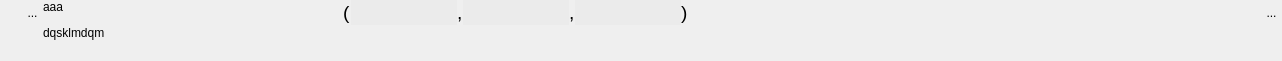
<?xml version="1.0" encoding="UTF-8"?>
<ui version="4.0">
 <class>WidgetTuple3</class>
 <widget class="QWidget" name="WidgetTuple3">
  <property name="geometry">
   <rect>
    <x>0</x>
    <y>0</y>
    <width>1282</width>
    <height>61</height>
   </rect>
  </property>
  <property name="sizePolicy">
   <sizepolicy hsizetype="Preferred" vsizetype="Minimum">
    <horstretch>0</horstretch>
    <verstretch>0</verstretch>
   </sizepolicy>
  </property>
  <property name="minimumSize">
   <size>
    <width>0</width>
    <height>0</height>
   </size>
  </property>
  <property name="windowTitle">
   <string>Form</string>
  </property>
  <layout class="QHBoxLayout" name="horizontalLayout_3">
   <property name="spacing">
    <number>0</number>
   </property>
   <property name="leftMargin">
    <number>1</number>
   </property>
   <property name="topMargin">
    <number>0</number>
   </property>
   <property name="rightMargin">
    <number>0</number>
   </property>
   <property name="bottomMargin">
    <number>1</number>
   </property>
   <item>
    <layout class="QVBoxLayout" name="verticalLayout_2">
     <property name="spacing">
      <number>0</number>
     </property>
     <item>
      <layout class="QHBoxLayout" name="horizontalLayout_2">
       <property name="spacing">
        <number>0</number>
       </property>
       <property name="sizeConstraint">
        <enum>QLayout::SetFixedSize</enum>
       </property>
       <item>
        <spacer name="horizontalSpacer_3">
         <property name="orientation">
          <enum>Qt::Horizontal</enum>
         </property>
         <property name="sizeType">
          <enum>QSizePolicy::Fixed</enum>
         </property>
         <property name="sizeHint" stdset="0">
          <size>
           <width>21</width>
           <height>20</height>
          </size>
         </property>
        </spacer>
       </item>
       <item>
        <widget class="MonBoutonValide" name="RBValide">
         <property name="minimumSize">
          <size>
           <width>21</width>
           <height>25</height>
          </size>
         </property>
         <property name="maximumSize">
          <size>
           <width>21</width>
           <height>25</height>
          </size>
         </property>
         <property name="focusPolicy">
          <enum>Qt::ClickFocus</enum>
         </property>
         <property name="toolTip">
          <string>Affiche le rapport de validation du mot-clef</string>
         </property>
         <property name="styleSheet">
          <string notr="true">border : 0px</string>
         </property>
         <property name="text">
          <string>...</string>
         </property>
         <property name="icon">
          <iconset>
           <normaloff>../Editeur/icons/ast-green-ball.png</normaloff>../Editeur/icons/ast-green-ball.png</iconset>
         </property>
         <property name="iconSize">
          <size>
           <width>25</width>
           <height>25</height>
          </size>
         </property>
        </widget>
       </item>
      </layout>
     </item>
     <item>
      <spacer name="verticalSpacer_2">
       <property name="orientation">
        <enum>Qt::Vertical</enum>
       </property>
       <property name="sizeHint" stdset="0">
        <size>
         <width>20</width>
         <height>5</height>
        </size>
       </property>
      </spacer>
     </item>
    </layout>
   </item>
   <item>
    <widget class="MonLabelClic" name="label">
     <property name="sizePolicy">
      <sizepolicy hsizetype="Fixed" vsizetype="Preferred">
       <horstretch>0</horstretch>
       <verstretch>0</verstretch>
      </sizepolicy>
     </property>
     <property name="minimumSize">
      <size>
       <width>300</width>
       <height>25</height>
      </size>
     </property>
     <property name="maximumSize">
      <size>
       <width>178</width>
       <height>16777215</height>
      </size>
     </property>
     <property name="frameShape">
      <enum>QFrame::NoFrame</enum>
     </property>
     <property name="text">
      <string>&lt;html&gt;&lt;head/&gt;&lt;body&gt;&lt;p&gt;aaa&lt;/p&gt;&lt;p&gt;dqsklmdqm&lt;/p&gt;&lt;/body&gt;&lt;/html&gt;</string>
     </property>
     <property name="scaledContents">
      <bool>false</bool>
     </property>
     <property name="alignment">
      <set>Qt::AlignLeading|Qt::AlignLeft|Qt::AlignTop</set>
     </property>
    </widget>
   </item>
   <item>
    <layout class="QVBoxLayout" name="verticalLayout">
     <item>
      <layout class="QHBoxLayout" name="horizontalLayout">
       <item>
        <widget class="QLabel" name="label_2">
         <property name="text">
          <string>&lt;html&gt;&lt;head/&gt;&lt;body&gt;&lt;p&gt;&lt;span style=&quot; font-size:14pt;&quot;&gt;(&lt;/span&gt;&lt;/p&gt;&lt;/body&gt;&lt;/html&gt;</string>
         </property>
        </widget>
       </item>
       <item>
        <widget class="QLineEdit" name="lineEditVal1">
         <property name="sizePolicy">
          <sizepolicy hsizetype="Preferred" vsizetype="Fixed">
           <horstretch>0</horstretch>
           <verstretch>0</verstretch>
          </sizepolicy>
         </property>
         <property name="minimumSize">
          <size>
           <width>0</width>
           <height>25</height>
          </size>
         </property>
         <property name="maximumSize">
          <size>
           <width>805</width>
           <height>16777215</height>
          </size>
         </property>
         <property name="styleSheet">
          <string notr="true">background:rgb(235,235,235);
border:0px;</string>
         </property>
        </widget>
       </item>
       <item>
        <widget class="QLabel" name="label_4">
         <property name="text">
          <string>&lt;html&gt;&lt;head/&gt;&lt;body&gt;&lt;p&gt;&lt;span style=&quot; font-size:14pt;&quot;&gt;,&lt;/span&gt;&lt;/p&gt;&lt;/body&gt;&lt;/html&gt;</string>
         </property>
        </widget>
       </item>
       <item>
        <widget class="QLineEdit" name="lineEditVal2">
         <property name="sizePolicy">
          <sizepolicy hsizetype="Preferred" vsizetype="Fixed">
           <horstretch>0</horstretch>
           <verstretch>0</verstretch>
          </sizepolicy>
         </property>
         <property name="minimumSize">
          <size>
           <width>0</width>
           <height>25</height>
          </size>
         </property>
         <property name="maximumSize">
          <size>
           <width>805</width>
           <height>16777215</height>
          </size>
         </property>
         <property name="focusPolicy">
          <enum>Qt::StrongFocus</enum>
         </property>
         <property name="styleSheet">
          <string notr="true">background:rgb(235,235,235);
border:0px;</string>
         </property>
        </widget>
       </item>
       <item>
        <widget class="QLabel" name="label_3">
         <property name="text">
          <string>&lt;html&gt;&lt;head/&gt;&lt;body&gt;&lt;p&gt;&lt;span style=&quot; font-size:14pt;&quot;&gt;,&lt;/span&gt;&lt;/p&gt;&lt;/body&gt;&lt;/html&gt;</string>
         </property>
        </widget>
       </item>
       <item>
        <widget class="QLineEdit" name="lineEditVal3">
         <property name="sizePolicy">
          <sizepolicy hsizetype="Preferred" vsizetype="Fixed">
           <horstretch>0</horstretch>
           <verstretch>0</verstretch>
          </sizepolicy>
         </property>
         <property name="minimumSize">
          <size>
           <width>0</width>
           <height>25</height>
          </size>
         </property>
         <property name="maximumSize">
          <size>
           <width>805</width>
           <height>16777215</height>
          </size>
         </property>
         <property name="focusPolicy">
          <enum>Qt::StrongFocus</enum>
         </property>
         <property name="styleSheet">
          <string notr="true">background:rgb(235,235,235);
border:0px;</string>
         </property>
        </widget>
       </item>
       <item>
        <widget class="QLabel" name="label_5">
         <property name="text">
          <string>&lt;html&gt;&lt;head/&gt;&lt;body&gt;&lt;p&gt;&lt;span style=&quot; font-size:14pt;&quot;&gt;)&lt;/span&gt;&lt;/p&gt;&lt;/body&gt;&lt;/html&gt;</string>
         </property>
        </widget>
       </item>
       <item>
        <spacer name="horizontalSpacer">
         <property name="orientation">
          <enum>Qt::Horizontal</enum>
         </property>
         <property name="sizeHint" stdset="0">
          <size>
           <width>40</width>
           <height>20</height>
          </size>
         </property>
        </spacer>
       </item>
       <item>
        <widget class="QToolButton" name="RBPoubelle">
         <property name="minimumSize">
          <size>
           <width>21</width>
           <height>25</height>
          </size>
         </property>
         <property name="maximumSize">
          <size>
           <width>21</width>
           <height>25</height>
          </size>
         </property>
         <property name="focusPolicy">
          <enum>Qt::ClickFocus</enum>
         </property>
         <property name="toolTip">
          <string>Détruit le mot-clef</string>
         </property>
         <property name="styleSheet">
          <string notr="true">border : 0px</string>
         </property>
         <property name="text">
          <string>...</string>
         </property>
         <property name="icon">
          <iconset>
           <normaloff>../Editeur/icons/deleteRond.png</normaloff>../Editeur/icons/deleteRond.png</iconset>
         </property>
         <property name="iconSize">
          <size>
           <width>25</width>
           <height>25</height>
          </size>
         </property>
        </widget>
       </item>
      </layout>
     </item>
     <item>
      <spacer name="verticalSpacer">
       <property name="orientation">
        <enum>Qt::Vertical</enum>
       </property>
       <property name="sizeHint" stdset="0">
        <size>
         <width>20</width>
         <height>13</height>
        </size>
       </property>
      </spacer>
     </item>
    </layout>
   </item>
  </layout>
 </widget>
 <customwidgets>
  <customwidget>
   <class>MonBoutonValide</class>
   <extends>QToolButton</extends>
   <header>monBoutonValide.h</header>
  </customwidget>
  <customwidget>
   <class>MonLabelClic</class>
   <extends>QLabel</extends>
   <header>monLabelClic.h</header>
  </customwidget>
 </customwidgets>
 <resources/>
 <connections/>
</ui>
